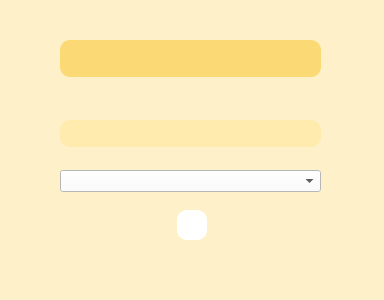
<?xml version="1.0" encoding="UTF-8"?>
<ui version="4.0">
 <class>Form</class>
 <widget class="QWidget" name="Form">
  <property name="geometry">
   <rect>
    <x>0</x>
    <y>0</y>
    <width>384</width>
    <height>300</height>
   </rect>
  </property>
  <property name="windowTitle">
   <string>Form</string>
  </property>
  <property name="styleSheet">
   <string notr="true">background-color: #FEF1C9</string>
  </property>
  <widget class="QComboBox" name="boxTam">
   <property name="enabled">
    <bool>true</bool>
   </property>
   <property name="geometry">
    <rect>
     <x>60</x>
     <y>170</y>
     <width>261</width>
     <height>22</height>
    </rect>
   </property>
   <property name="autoFillBackground">
    <bool>false</bool>
   </property>
   <property name="styleSheet">
    <string notr="true">color: black;
background-color: white;
</string>
   </property>
   <property name="currentIndex">
    <number>-1</number>
   </property>
  </widget>
  <widget class="QPushButton" name="aceptar">
   <property name="geometry">
    <rect>
     <x>177</x>
     <y>210</y>
     <width>30</width>
     <height>30</height>
    </rect>
   </property>
   <property name="cursor">
    <cursorShape>PointingHandCursor</cursorShape>
   </property>
   <property name="styleSheet">
    <string notr="true">background-color: white;
border-radius: 10</string>
   </property>
   <property name="text">
    <string/>
   </property>
   <property name="icon">
    <iconset>
     <normaloff>source/check.png</normaloff>source/check.png</iconset>
   </property>
  </widget>
  <widget class="QLabel" name="tituloTam">
   <property name="geometry">
    <rect>
     <x>60</x>
     <y>40</y>
     <width>261</width>
     <height>37</height>
    </rect>
   </property>
   <property name="styleSheet">
    <string notr="true">background-color: #FBDA76;
border-radius: 10;</string>
   </property>
   <property name="text">
    <string/>
   </property>
   <property name="alignment">
    <set>Qt::AlignCenter</set>
   </property>
  </widget>
  <widget class="QLabel" name="pregTam">
   <property name="geometry">
    <rect>
     <x>60</x>
     <y>120</y>
     <width>261</width>
     <height>27</height>
    </rect>
   </property>
   <property name="styleSheet">
    <string notr="true">background-color: #FFEBAE;
border-radius: 10;</string>
   </property>
   <property name="text">
    <string/>
   </property>
   <property name="alignment">
    <set>Qt::AlignCenter</set>
   </property>
  </widget>
 </widget>
 <resources/>
 <connections/>
</ui>
